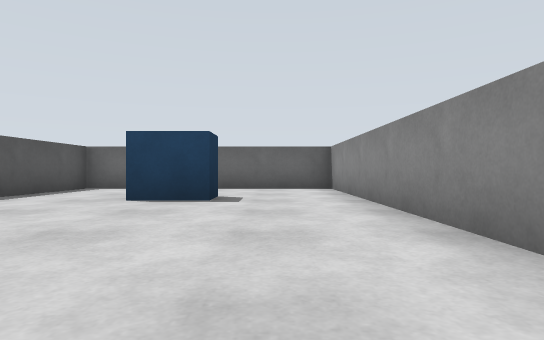
View 1 (above)

14 first-person views from a walk through a robot-simulator world made for Gazebo. The camera is 0.22 m above the floor, looks level and sees 75° across. The floor is counted in squares, 0.5 m on a side. Each view is taken from the middle of a square. On the plan, view 1 faces up. The plan holds only what a view shows up to about 9 squares ahead; the rest is blank. The place goes on beyond the plan.

View 2
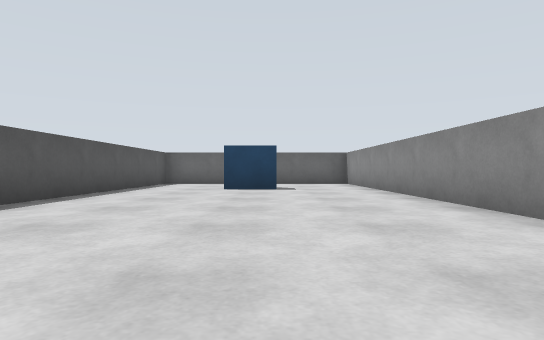

View 3
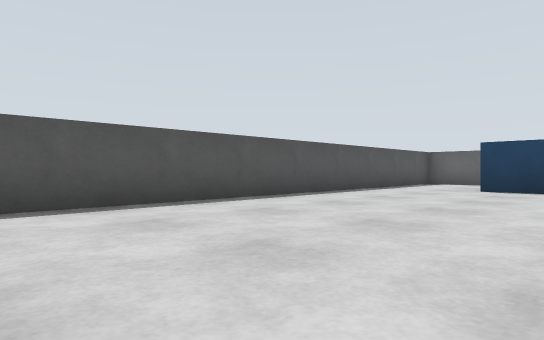

View 4
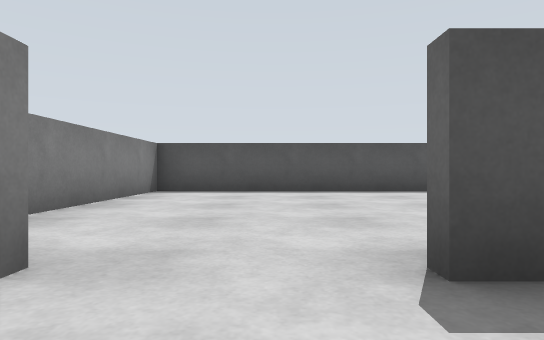

View 5
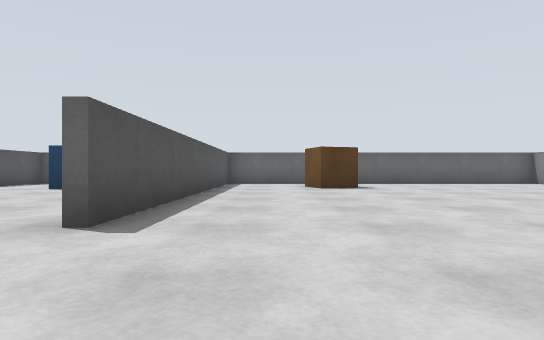

View 6
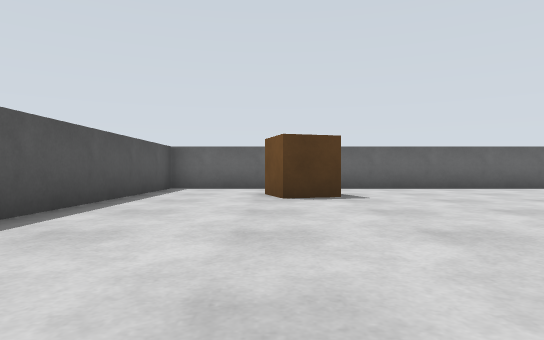

View 7
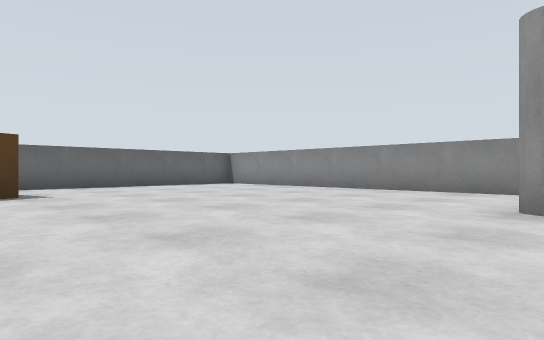

View 8
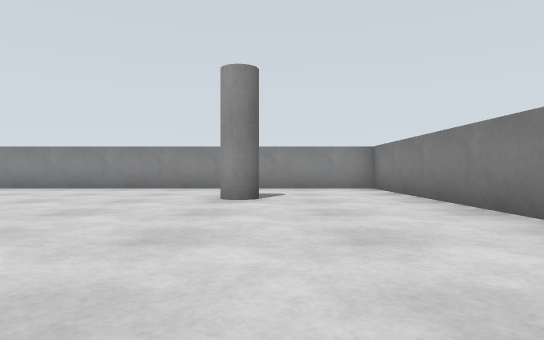

View 9
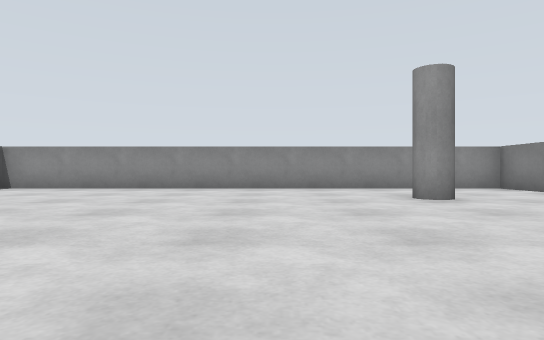

View 10
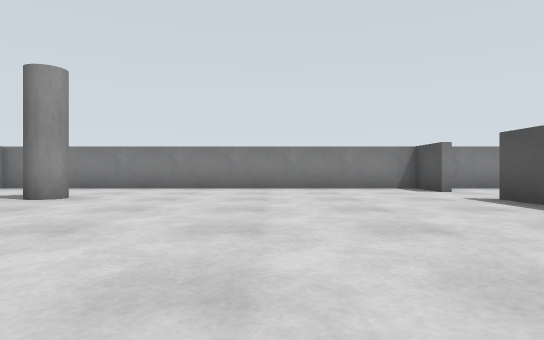

View 11
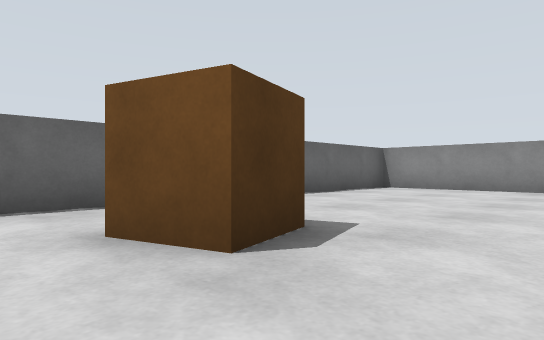

View 12
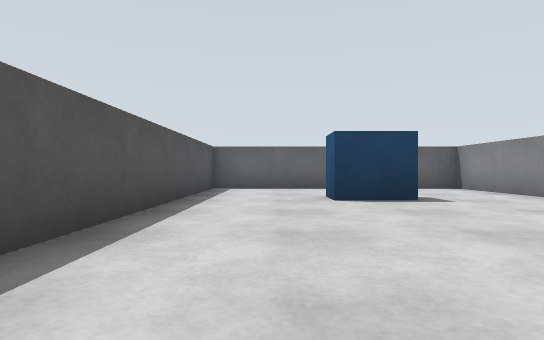

View 13
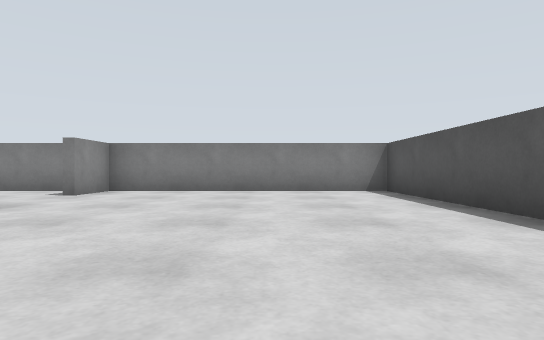

View 14
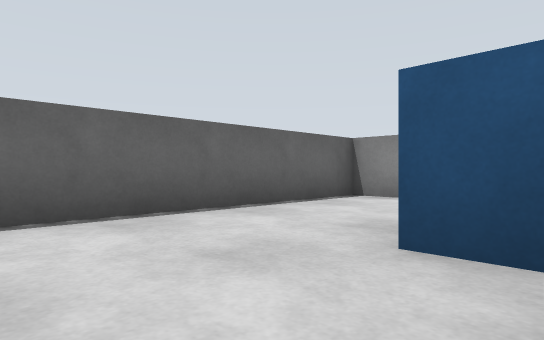

### Floor plan
Ten units are one square. View 1 is at (0, 0); x grows to the right and y downward. Boxes are objects, and circles mark ways between rooms. Rooms are numbered by the first view taken in them; rooms with no view inside come last. Other rooms are left out.
<svg viewBox="-49 -90 168 129">
<path fill="none" stroke="#000" d="M14 -1 14 -85M14 34 14 20M20 -84 -44 -84 -44 34 25 34M16 20 16 34M16 -84 16 4M25 34 114 34 114 -84 20 -84"/>
<rect x="-25" y="-65" width="20" height="20" fill="#bbb"><title>blue box</title></rect>
<rect x="35" y="-65" width="20" height="10" fill="#bbb"><title>brown box</title></rect>
<rect x="75" y="-5" width="20" height="20" fill="#bbb"><title>pillar</title></rect>
<circle cx="20" cy="15" r="3" fill="#2a7"/>
<text x="-10" y="-20">1</text>
<text x="70" y="-30">2</text>
</svg>
Room 1 opens to room 2.

Where each view was taken, in squares from view 1:
view 1: 0 up, 0 right, facing up
view 2: 3 down, 1 left, facing up
view 3: 3 down, 0 right, facing up-left
view 4: 1 down, 3 right, facing left
view 5: 3 down, 3 right, facing up
view 6: 0 up, 4 right, facing up
view 7: 1 down, 4 right, facing up-right
view 8: 1 down, 3 right, facing right
view 9: 2 up, 3 right, facing right
view 10: 5 up, 5 right, facing down
view 11: 4 up, 3 right, facing up-right
view 12: 0 up, 3 left, facing up
view 13: 4 up, 2 left, facing down
view 14: 5 up, 4 left, facing up-right
